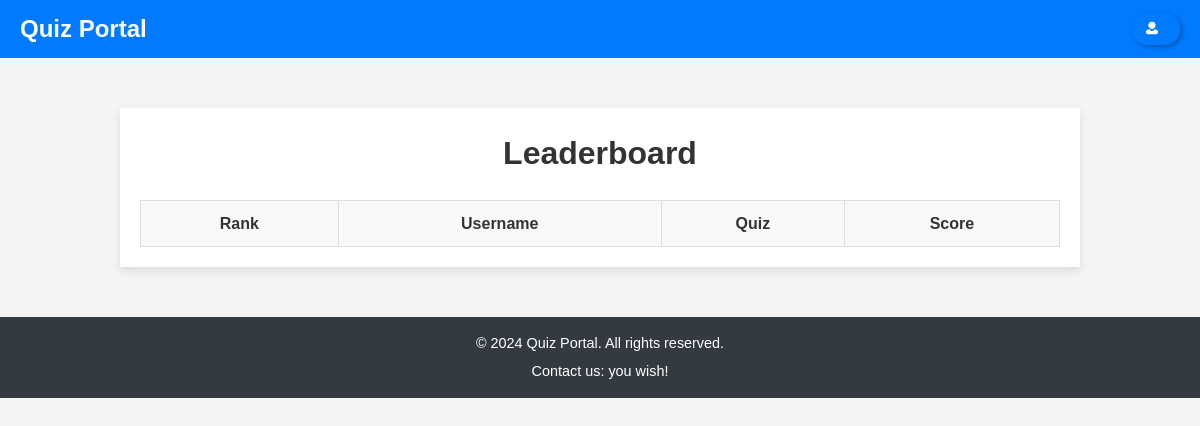
The page /leaderboard/ on the database as committed earlier.
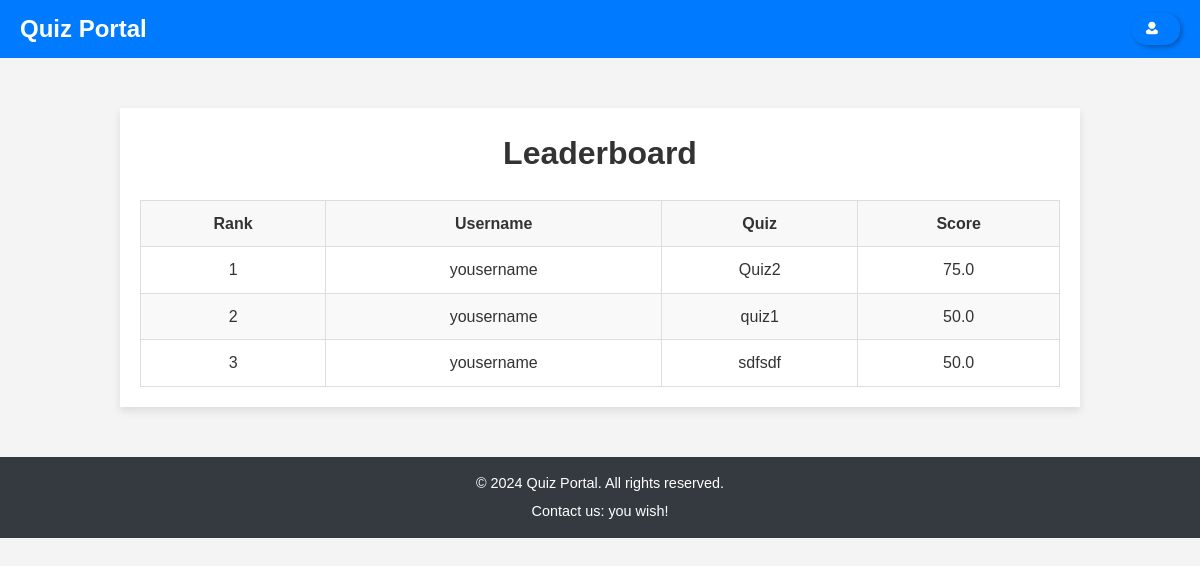
The same page on the database as committed later.
### participation/models.py (models this page shows, shortened)
class Participant(models.Model):
    participant_id = models.UUIDField(primary_key=True, default=uuid.uuid4, editable=False)
    user = models.ForeignKey(User, on_delete=models.CASCADE, related_name="participations")
    quiz = models.ForeignKey(Quiz, on_delete=models.CASCADE, related_name="participants")
    score = models.FloatField(default=0.0)
    start_time = models.DateTimeField(default=now)
    end_time = models.DateTimeField(null=True, blank=True)

### core/models.py (models this page shows, shortened)
class User(AbstractUser):
    email = models.EmailField(unique=True)
    email_token = models.CharField(unique=True, max_length=200, null=True, blank=True)
    is_verified = models.BooleanField(default=False)
    USERNAME_FIELD = 'email'
    REQUIRED_FIELDS = ['username']

### quiz/models.py (models this page shows, shortened)
class Quiz(models.Model):
    PUBLIC = 'public'
    PRIVATE = 'private'
    QUIZ_TYPE_CHOICES = [
        (PUBLIC, 'Public'),
        (PRIVATE, 'Private'),
    ]
    quiz_id = models.UUIDField(primary_key=True, default=uuid.uuid4, editable=False)
    created_by = models.ForeignKey(settings.AUTH_USER_MODEL, on_delete=models.CASCADE, related_name="authored_quizzes", null=True)
    tags = models.ManyToManyField(Tag, related_name='quizzes', blank=True)  # Many-to-Many relation with Tag
    title = models.CharField(max_length=200)
    description = models.TextField(blank=True, null=True)
    quiz_type = models.CharField(
        max_length=10, choices=QUIZ_TYPE_CHOICES, default=PUBLIC
    )
    password = models.CharField(max_length=50, blank=True, null=True)
    duration = models.DurationField(help_text="Duration in HH:MM:SS format")
    expiry_date = models.DateTimeField(help_text="Quiz expiration date and time", null=True, blank=True)
    can_view_score_immediately = models.BooleanField(default=False)
    created_at = models.DateTimeField(auto_now_add=True)
    class Meta:
        ordering = ['-created_at'] # Order quizzes by creation date (latest first)

### leaderboard/views.py (the view)
# urls.py: path('leaderboard/', include('leaderboard.urls')), #for leaderboard
def leaderboard(request):
    participants = Participant.objects.all().order_by('-score')  # Order by score in descending order
    for i, participant in enumerate(participants):
        participant.rank = i + 1  # Rank starts from 1
    return render(request, 'leaderboard/leaderboard.html', {
        'participants': participants,
    })

### leaderboard/templates/leaderboard/leaderboard.html (shortened to what this page needs)
{% extends 'base.html' %}
{% load static %}
{% block styles %}
<link rel="stylesheet" href="{% static 'css/leaderboard.css' %}">
{% endblock %}
{% block content %}
<div class="leaderboard-container">
    <h1>Leaderboard</h1>
    <table class="leaderboard-table">
        <thead>
            <tr>
                <th>Rank</th>
                <th>Username</th>
                <th>Quiz</th>
                <th>Score</th>
            </tr>
        </thead>
        <tbody>
            {% for participant in participants %}
            <tr>
                <td>{{ participant.rank }}</td>
                <td>{{ participant.user.username }}</td>
                <td>{{ participant.quiz.title }}</td>
                <td>{{ participant.score }}</td>
            </tr>
            {% endfor %}
        </tbody>
    </table>
</div>
{% endblock %}

Rows that differ between the two databases and show on the page:
added Participant: rank "1", user.username "yousername", quiz "Quiz2", score "75.0"
added Participant: rank "2", user.username "yousername", quiz "quiz1", score "50.0"
added Participant: rank "3", user.username "yousername", quiz "sdfsdf", score "50.0"
